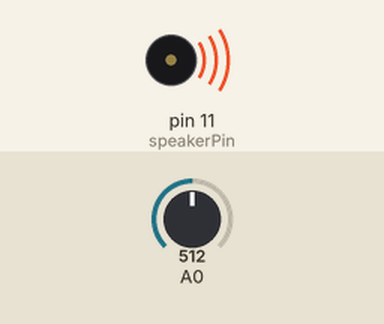
Recording of a sketch running on a simulated Arduino Uno, built with avr-gcc and run on an emulated ATmega328P. Parts: buzzer (waves = sounding). The test bench sets the inputs (shaded band); at power-on: A0 = 512.

Above: at 0.1 s.
Timing chart, 0 to 1.6 s (numbered marks = the images above):
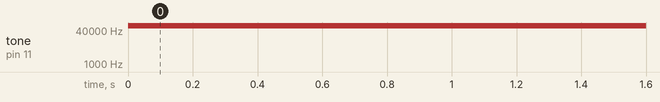

The sketch:

talking-unicorn.ino
```cpp
// (licence header left out)
#include "PCM.h"
#include "sounddata.h"

bool state;

void setup() {
  state = 0;
}

void loop() {
  int val = analogRead(0);
  if(!state && val >= 200 || state && val < 200) {
    startPlayback(CIAO_REBECCA, sizeof(CIAO_REBECCA));
    delay(2000);
    startPlayback(SONO_CORNO, sizeof(SONO_CORNO));
    delay(1500);
    startPlayback(L_UNICORNO, sizeof(L_UNICORNO));
    delay(5000);
    state != state;
  }
}
```

PCM.c
```cpp
/*
 * speaker_pcm
 *
 * Plays 8-bit PCM audio on pin 11 using pulse-width modulation (PWM).
 * For Arduino with Atmega168 at 16 MHz.
 *
 * Uses two timers. The first changes the sample value 8000 times a second.
 * The second holds pin 11 high for 0-255 ticks out of a 256-tick cycle,
 * depending on sample value. The second timer repeats 62500 times per second
 * (16000000 / 256), much faster than the playback rate (8000 Hz), so
 * it almost sounds halfway decent, just really quiet on a PC speaker.
 *
 * Takes over Timer 1 (16-bit) for the 8000 Hz timer. This breaks PWM
 * (analogWrite()) for Arduino pins 9 and 10. Takes Timer 2 (8-bit)
 * for the pulse width modulation, breaking PWM for pins 11 & 3.
 *
 * References:
 *     http://www.uchobby.com/index.php/2007/11/11/arduino-sound-part-1/
 *     http://www.atmel.com/dyn/resources/prod_documents/doc2542.pdf
 *     http://www.evilmadscientist.com/article.php/avrdac
 *     http://gonium.net/md/2006/12/27/i-will-think-before-i-code/
 *     http://fly.cc.fer.hr/GDM/articles/sndmus/speaker2.html
 *     http://www.gamedev.net/reference/articles/article442.asp
 *
 * Michael Smith <michael@hurts.ca>
 */

#include <stdint.h>
#include <avr/interrupt.h>
#include <avr/io.h>
#include <avr/pgmspace.h>

#define SAMPLE_RATE 8000

#if defined(ARDUINO) && ARDUINO >= 100
#include "Arduino.h"
#else
#include "WProgram.h"
#endif

#include "PCM.h"

/*
 * The audio data needs to be unsigned, 8-bit, 8000 Hz, and small enough
 * to fit in flash. 10000-13000 samples is about the limit.
 *
 * sounddata.h should look like this:
 *     const int sounddata_length=10000;
 *     const unsigned char sounddata_data[] PROGMEM = { ..... };
 *
 * You can use wav2c from GBA CSS:
 *     http://thieumsweb.free.fr/english/gbacss.html
 * Then add "PROGMEM" in the right place. I hacked it up to dump the samples
 * as unsigned rather than signed, but it shouldn't matter.
 *
 * http://musicthing.blogspot.com/2005/05/tiny-music-makers-pt-4-mac-startup.html
 * mplayer -ao pcm macstartup.mp3
 * sox audiodump.wav -v 1.32 -c 1 -r 8000 -u -1 macstartup-8000.wav
 * sox macstartup-8000.wav macstartup-cut.wav trim 0 10000s
 * wav2c macstartup-cut.wav sounddata.h sounddata
 *
 * (starfox) nb. under sox 12.18 (distributed in CentOS 5), i needed to run
 * the following command to convert my wav file to the appropriate format:
 * sox audiodump.wav -c 1 -r 8000 -u -b macstartup-8000.wav
 */

int speakerPin = 11;
unsigned char const *sounddata_data=0;
int sounddata_length=0;
volatile uint16_t sample;
byte lastSample;

// This is called at 8000 Hz to load the next sample.
ISR(TIMER1_COMPA_vect) {
  if (sample >= sounddata_length) {
    if (sample == sounddata_length + lastSample) {
      stopPlayback();
    }
    else {
      // Ramp down to zero to reduce the click at the end of playback.
      OCR2A = sounddata_length + lastSample - sample;
    }
  }
  else {
    OCR2A = pgm_read_byte(&sounddata_data[sample]);
  }

  ++sample;
}

void startPlayback(unsigned char const *data, int length)
{
  sounddata_data = data;
  sounddata_length = length;

  pinMode(speakerPin, OUTPUT);

  // Set up Timer 2 to do pulse width modulation on the speaker
  // pin.

  // Use internal clock (datasheet p.160)
  ASSR &= ~(_BV(EXCLK) | _BV(AS2));

  // Set fast PWM mode  (p.157)
  TCCR2A |= _BV(WGM21) | _BV(WGM20);
  TCCR2B &= ~_BV(WGM22);

  // Do non-inverting PWM on pin OC2A (p.155)
  // On the Arduino this is pin 11.
  TCCR2A = (TCCR2A | _BV(COM2A1)) & ~_BV(COM2A0);
  TCCR2A &= ~(_BV(COM2B1) | _BV(COM2B0));

  // No prescaler (p.158)
  TCCR2B = (TCCR2B & ~(_BV(CS12) | _BV(CS11))) | _BV(CS10);

  // Set initial pulse width to the first sample.
  OCR2A = pgm_read_byte(&sounddata_data[0]);


  // Set up Timer 1 to send a sample every interrupt.

  cli();

  // Set CTC mode (Clear Timer on Compare Match) (p.133)
  // Have to set OCR1A *after*, otherwise it gets reset to 0!
  TCCR1B = (TCCR1B & ~_BV(WGM13)) | _BV(WGM12);
  TCCR1A = TCCR1A & ~(_BV(WGM11) | _BV(WGM10));

  // No prescaler (p.134)
  TCCR1B = (TCCR1B & ~(_BV(CS12) | _BV(CS11))) | _BV(CS10);

  // Set the compare register (OCR1A).
  // OCR1A is a 16-bit register, so we have to do this with
  // interrupts disabled to be safe.
  OCR1A = F_CPU / SAMPLE_RATE;    // 16e6 / 8000 = 2000

  // Enable interrupt when TCNT1 == OCR1A (p.136)
  TIMSK1 |= _BV(OCIE1A);

  lastSample = pgm_read_byte(&sounddata_data[sounddata_length-1]);
  sample = 0;
  sei();
}

void stopPlayback()
{
  // Disable playback per-sample interrupt.
  TIMSK1 &= ~_BV(OCIE1A);

  // Disable the per-sample timer completely.
  TCCR1B &= ~_BV(CS10);

  // Disable the PWM timer.
  TCCR2B &= ~_BV(CS10);

  digitalWrite(speakerPin, LOW);
}
```

PCM.h
```cpp
/*
 * speaker_pcm
 *
 * Plays 8-bit PCM audio on pin 11 using pulse-width modulation (PWM).
 * For Arduino with Atmega168 at 16 MHz.
 *
 * Uses two timers. The first changes the sample value 8000 times a second.
 * The second holds pin 11 high for 0-255 ticks out of a 256-tick cycle,
 * depending on sample value. The second timer repeats 62500 times per second
 * (16000000 / 256), much faster than the playback rate (8000 Hz), so
 * it almost sounds halfway decent, just really quiet on a PC speaker.
 *
 * Takes over Timer 1 (16-bit) for the 8000 Hz timer. This breaks PWM
 * (analogWrite()) for Arduino pins 9 and 10. Takes Timer 2 (8-bit)
 * for the pulse width modulation, breaking PWM for pins 11 & 3.
 *
 * References:
 *     http://www.uchobby.com/index.php/2007/11/11/arduino-sound-part-1/
 *     http://www.atmel.com/dyn/resources/prod_documents/doc2542.pdf
 *     http://www.evilmadscientist.com/article.php/avrdac
 *     http://gonium.net/md/2006/12/27/i-will-think-before-i-code/
 *     http://fly.cc.fer.hr/GDM/articles/sndmus/speaker2.html
 *     http://www.gamedev.net/reference/articles/article442.asp
 *
 * Michael Smith <michael@hurts.ca>
 */

/*
 * The audio data needs to be unsigned, 8-bit, 8000 Hz, and small enough
 * to fit in flash. 10000-13000 samples is about the limit.
 *
 * sounddata.h should look like this:
 *     const int sounddata_length=10000;
 *     const unsigned char sounddata_data[] PROGMEM = { ..... };
 *
 * You can use wav2c from GBA CSS:
 *     http://thieumsweb.free.fr/english/gbacss.html
 * Then add "PROGMEM" in the right place. I hacked it up to dump the samples
 * as unsigned rather than signed, but it shouldn't matter.
 *
 * http://musicthing.blogspot.com/2005/05/tiny-music-makers-pt-4-mac-startup.html
 * mplayer -ao pcm macstartup.mp3
 * sox audiodump.wav -v 1.32 -c 1 -r 8000 -u -1 macstartup-8000.wav
 * sox macstartup-8000.wav macstartup-cut.wav trim 0 10000s
 * wav2c macstartup-cut.wav sounddata.h sounddata
 *
 * (starfox) nb. under sox 12.18 (distributed in CentOS 5), i needed to run
 * the following command to convert my wav file to the appropriate format:
 * sox audiodump.wav -c 1 -r 8000 -u -b macstartup-8000.wav
 */

#include <avr/pgmspace.h>

#ifdef __cplusplus
extern "C" {
#endif

void startPlayback(unsigned char const *data, int length);
void stopPlayback();

#ifdef __cplusplus
}
#endif
```

Source omitted: sounddata.h (data table, 139443 bytes)

Measured:
- by itself, tone on pin 11 (speakerPin): silent → 62500 Hz at 0.00 s
